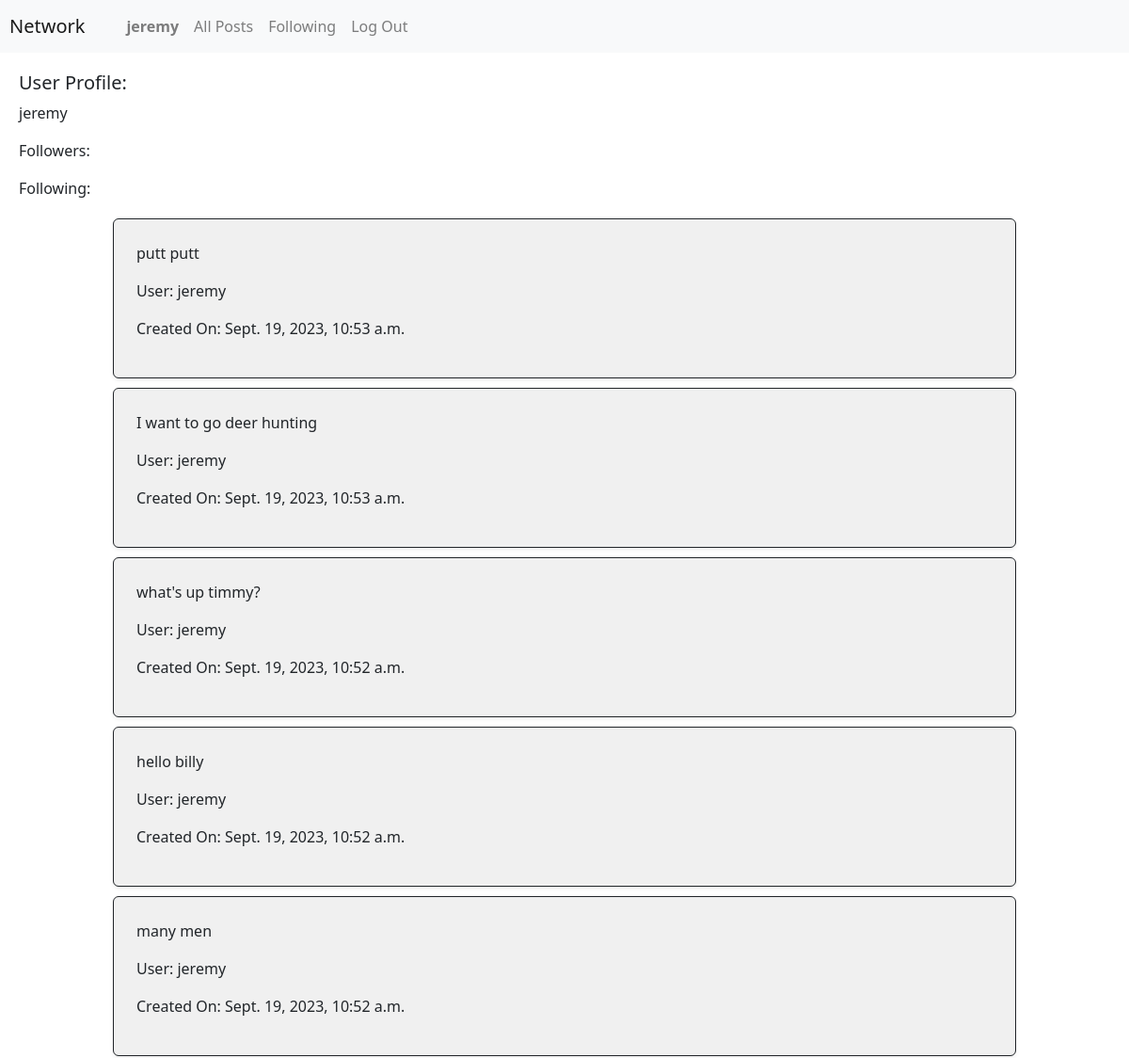
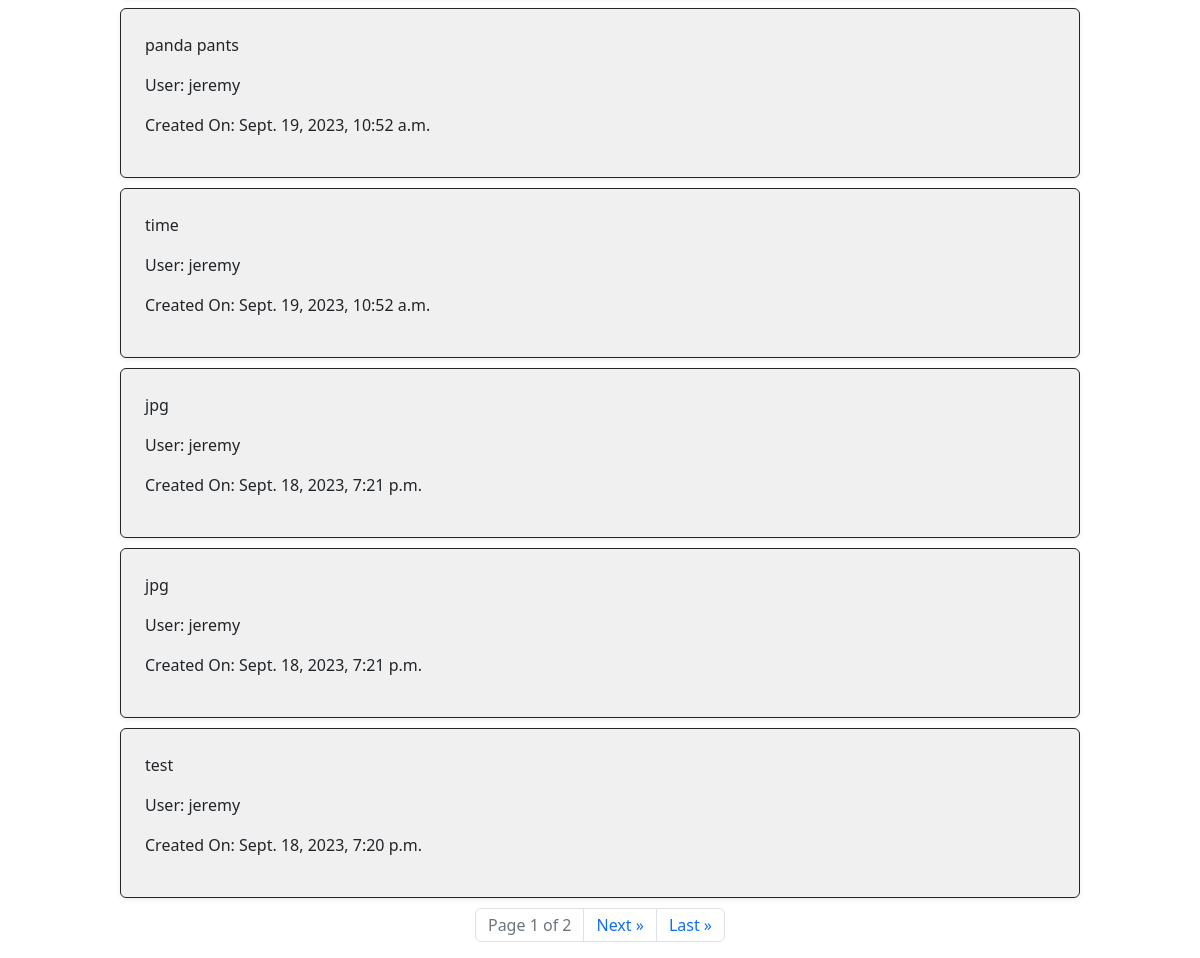
/2/user (signed in), run on the app's committed database (2 pictures, top to bottom).
### network/models.py (models this page shows, shortened)
class User(AbstractUser):
    pass

class Post(models.Model):
    user = models.ForeignKey(User, on_delete=models.CASCADE)
    text = models.TextField(verbose_name="Post Text")
    timeStamp = models.DateTimeField(auto_now_add=True)
    likeCount = models.IntegerField(blank=True, null=True)

### network/views.py (the view, shortened to what this page needs)
# urls.py: path("<int:user_id>/user", views.user, name="user"),
def user(request, user_id):
    user_info = User.objects.filter(id = user_id).first()
    userPost = Post.objects.filter(user = user_info).order_by('-timeStamp')
    already_follow = Follower.objects.filter(user=request.user, userfollow=user_id).exists()
    paginator = Paginator(userPost, 10)
    page_number = request.GET.get('page')
    page_obj = paginator.get_page(page_number)
    has_previous_page = page_obj.has_previous
    logInId = request.user.id
    print(logInId)
    if user_id == request.user.id:
        return render(request, "network/profile.html",{
            "page_obj": page_obj,
            "user_info": user_info,
            "has_previous_page": has_previous_page,
            "already_follow": already_follow
        })

### network/templates/network/profile.html (shortened to what this page needs)
{% extends "network/layout.html" %}
{% load static %}
{% block body %}
<div name="userProfileHead" style="margin: 20px;">
    <h5>User Profile:</h5>
    <p>{{ user_info.username }}</p>
    <p>Followers: </p>
    <p>Following: </p>
</div>
<div name="userPost">
    {% for post in page_obj %}
    <div id="postPage" class="border border-dark p-4 rounded shadow-sm" style="width: 80%; margin: 10px auto; background-color: #f0f0f0; padding: 10px;">
        <p>{{ post.text }}</p>
        <p>User: {{ post.user.username }}</p>
        <p>Created On: {{ post.timeStamp }}</p>
    </div>
    {% endfor %}
    <nav aria-label="Page navigation">
        <ul class="pagination justify-content-center">
            <li class="page-item disabled">
                <span class="page-link">Page {{ page_obj.number }} of {{ page_obj.paginator.num_pages }}</span>
            </li>
            {% if page_obj.has_next %}
                <li class="page-item">
                    <a class="page-link" href="?page={{ page_obj.next_page_number }}" aria-label="Next">
                        <span aria-hidden="true">Next &raquo;</span>
                    </a>
                </li>
                <li class="page-item">
                    <a class="page-link" href="?page={{ page_obj.paginator.num_pages }}" aria-label="Last">
                        <span aria-hidden="true">Last &raquo;</span>
                    </a>
                </li>
            {% endif %}
        </ul>
    </nav>
</div>
{% endblock %}

### network/templates/network/layout.html (shortened to what this page needs)
{% load static %}
<!DOCTYPE html>
<html lang="en">
    <head>
        <link rel="stylesheet" href="https://stackpath.bootstrapcdn.com/bootstrap/4.4.1/css/bootstrap.min.css">
        <link rel="stylesheet" href="https://cdn.jsdelivr.net/npm/bootstrap@5.3.0/dist/css/bootstrap.min.css">
        <link href="{% static 'network/styles.css' %}" rel="stylesheet">
    </head>
    <body>
        <nav class="navbar navbar-expand-lg navbar-light bg-light">
            <a class="navbar-brand" href="#" style="margin-left: 10px;">Network</a>
            <div style="margin-left: 20px;">
              <ul class="navbar-nav mr-auto">
                {% if user.is_authenticated %}
                    <li class="nav-item">
                        <a class="nav-link" href="{% url 'user' user.id %}"><strong>{{ user.username }}</strong></a>
                    </li>
                {% endif %}
                <li class="nav-item">
                  <a class="nav-link" href="{% url 'index' %}">All Posts</a>
                </li>
                {% if user.is_authenticated %}
                    <li class="nav-item">
                        <a class="nav-link" href="{% url 'follow_page' %}">Following</a>
                    </li>
                    <li class="nav-item">
                        <a class="nav-link" href="{% url 'logout' %}">Log Out</a>
                    </li>
                {% endif %}
              </ul>
            </div>
          </nav>
        <div class="body">
            {% block body %}
            {% endblock %}
        </div>
    </body>
</html>

### data on the page
User: username "jeremy"
Post: text "putt putt", user.username "jeremy", timeStamp "Sept. 19, 2023, 10:53 a.m."
Post: text "I want to go deer hunting", user.username "jeremy", timeStamp "Sept. 19, 2023, 10:53 a.m."
Post: text "what's up timmy?", user.username "jeremy", timeStamp "Sept. 19, 2023, 10:52 a.m."
Post: text "hello billy", user.username "jeremy", timeStamp "Sept. 19, 2023, 10:52 a.m."
Post: text "many men", user.username "jeremy", timeStamp "Sept. 19, 2023, 10:52 a.m."
Post: text "panda pants", user.username "jeremy", timeStamp "Sept. 19, 2023, 10:52 a.m."
Post: text "time", user.username "jeremy", timeStamp "Sept. 19, 2023, 10:52 a.m."
Post: text "jpg", user.username "jeremy", timeStamp "Sept. 18, 2023, 7:21 p.m."
Post: text "jpg", user.username "jeremy", timeStamp "Sept. 18, 2023, 7:21 p.m."
Post: text "test", user.username "jeremy", timeStamp "Sept. 18, 2023, 7:20 p.m."

### other printed values
{{ page_obj.number }} "1"
{{ page_obj.paginator.num_pages }} "2"
